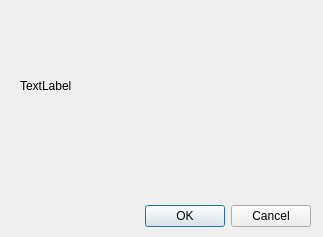
<?xml version="1.0" encoding="UTF-8"?>
<ui version="4.0">
 <class>Dialog</class>
 <widget class="QDialog" name="Dialog">
  <property name="enabled">
   <bool>true</bool>
  </property>
  <property name="geometry">
   <rect>
    <x>0</x>
    <y>0</y>
    <width>323</width>
    <height>237</height>
   </rect>
  </property>
  <property name="windowTitle">
   <string>Dialog</string>
  </property>
  <widget class="QDialogButtonBox" name="buttonBox">
   <property name="geometry">
    <rect>
     <x>10</x>
     <y>200</y>
     <width>301</width>
     <height>32</height>
    </rect>
   </property>
   <property name="orientation">
    <enum>Qt::Horizontal</enum>
   </property>
   <property name="standardButtons">
    <set>QDialogButtonBox::Cancel|QDialogButtonBox::Ok</set>
   </property>
  </widget>
  <widget class="QLabel" name="label">
   <property name="geometry">
    <rect>
     <x>20</x>
     <y>60</y>
     <width>241</width>
     <height>51</height>
    </rect>
   </property>
   <property name="text">
    <string>TextLabel</string>
   </property>
  </widget>
 </widget>
 <resources/>
 <connections>
  <connection>
   <sender>buttonBox</sender>
   <signal>accepted()</signal>
   <receiver>Dialog</receiver>
   <slot>accept()</slot>
   <hints>
    <hint type="sourcelabel">
     <x>248</x>
     <y>254</y>
    </hint>
    <hint type="destinationlabel">
     <x>157</x>
     <y>274</y>
    </hint>
   </hints>
  </connection>
  <connection>
   <sender>buttonBox</sender>
   <signal>rejected()</signal>
   <receiver>Dialog</receiver>
   <slot>reject()</slot>
   <hints>
    <hint type="sourcelabel">
     <x>316</x>
     <y>260</y>
    </hint>
    <hint type="destinationlabel">
     <x>286</x>
     <y>274</y>
    </hint>
   </hints>
  </connection>
 </connections>
</ui>
